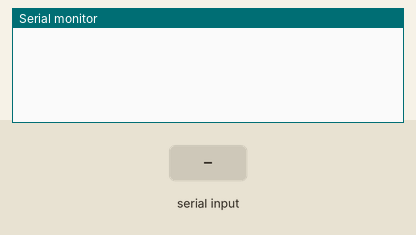
The sketch below on a simulated ESP32. Parts: the last lines printed to the serial monitor. The test bench sets the inputs (shaded band).

Above: at 1.2 s.
1.3 s: "<90,45,200>" received over the second serial link
At 2.5 s:
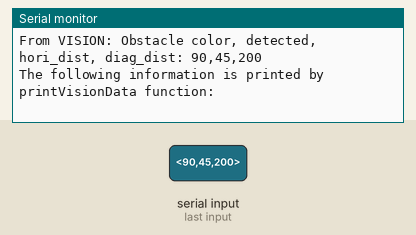
2.8 s: "<90,45>" received over the second serial link
At 3.6 s:
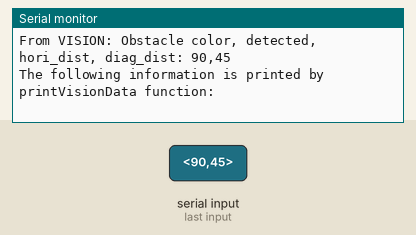
4.3 s: "<90,45,200,10>" received over the second serial link
At 4.8 s:
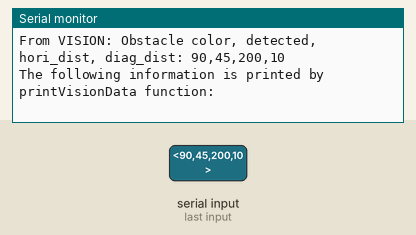
5.8 s: "<0>" received over the second serial link
At 6.4 s:
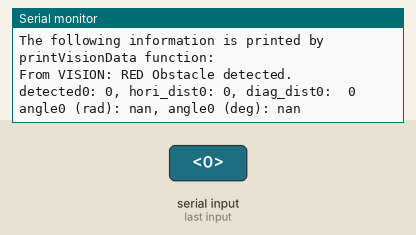
7.3 s: "<1>" received over the second serial link
At 8.5 s:
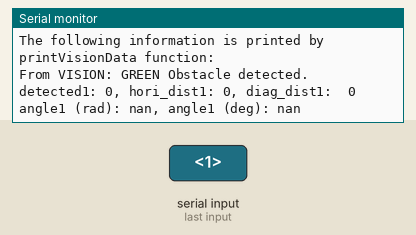
8.8 s: "<2>" received over the second serial link
At 9.8 s:
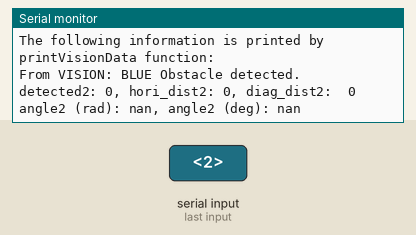

The sketch:

testVisionUart.ino
```cpp
#define RXD1 21
#define TXD1 22

int color;
int detected0, detected1, detected2, detected3, detected4;              // 1 only if obstacle is detected, 0 other wise
int diag_dist0, diag_dist1, diag_dist2, diag_dist3, diag_dist4;         // diagonal distance of obstacle to rover, received in cm
int hori_dist0, hori_dist1, hori_dist2, hori_dist3, hori_dist4;         // horizontal distance of obstacle to rover, received in mm
double ratio0, ratio1, ratio2, ratio3, ratio4;                           // ratio of hori_dist / diag_dist
double angle0, angle1, angle2, angle3, angle4;                          // angle of osbtacle to rover. on left of rover = +ve,  on right of rover = -ve.  range: -90 to 90 degrees
double angle0deg, angle1deg, angle2deg, angle3deg, angle4deg;

#define MSG_BUFFER_SIZE (50)
char recvFromVision[MSG_BUFFER_SIZE];
char tmpFromVision[MSG_BUFFER_SIZE];
boolean newDataV = false;

void setup() {
  Serial.begin(115200);
  setupVision();
}

void loop() {
  getVisionData();
}


// set up Serial/UART connection with VISION
void setupVision() {
  Serial1.begin(57600, SERIAL_8N1, RXD1, TXD1);
}

// receive data from Serial1 UART port
void recvFromSerial1() {
  static boolean recvInProgress = false;
  static byte ndx = 0;
  char startMarker = '<';
  char endMarker = '>';
  char rc;

  while (Serial1.available() > 0 && newDataV == false) {
    rc = Serial1.read();
    if (recvInProgress == true) {
      if (rc != endMarker) {
        recvFromVision[ndx] = rc;
        ndx++;
        if (ndx >= MSG_BUFFER_SIZE) {
          ndx = MSG_BUFFER_SIZE - 1;
        }
      }
      else {
        recvFromVision[ndx] = '\0'; // terminate the string
        recvInProgress = false;
        ndx = 0;
        newDataV = true;
      }
    }
    else if (rc == startMarker) {
      recvInProgress = true;
    }
  }
}

// parse data received from VISION and store values into variables. also calculate angle of obstacles.
void parseVisionData() {
  char * strtokIndx;
  strtokIndx = strtok(recvFromVision, ",");
  color = atoi(strtokIndx);
  switch (color) {
    case 0:
      strtokIndx = strtok(NULL, ",");
      detected0 = atoi(strtokIndx);
      strtokIndx = strtok(NULL, ",");
      hori_dist0 = atoi(strtokIndx);
      strtokIndx = strtok(NULL, ",");
      diag_dist0 = atoi(strtokIndx);
      ratio0 = (double)hori_dist0 / (double)diag_dist0;
      angle0 = asin(ratio0);
      angle0deg = (angle0 * 4068) / 71.0;
      break;
    case 1:
      strtokIndx = strtok(NULL, ",");
      detected1 = atoi(strtokIndx);
      strtokIndx = strtok(NULL, ",");
      hori_dist1 = atoi(strtokIndx);
      strtokIndx = strtok(NULL, ",");
      diag_dist1 = atoi(strtokIndx);
      ratio1 = (double)hori_dist1 / (double)diag_dist1;
      angle1 = asin(ratio1);
      angle1deg = (angle1 * 4068) / 71.0;
      break;
    case 2:
      strtokIndx = strtok(NULL, ",");
      detected2 = atoi(strtokIndx);
      strtokIndx = strtok(NULL, ",");
      hori_dist2 = atoi(strtokIndx);
      strtokIndx = strtok(NULL, ",");
      diag_dist2 = atoi(strtokIndx);
      ratio2 = (double)hori_dist2 / (double)diag_dist2;
      angle2 = asin(ratio2);
      angle2deg = (angle2 * 4068) / 71.0;
      break;
    case 3:
      strtokIndx = strtok(NULL, ",");
      detected3 = atoi(strtokIndx);
      strtokIndx = strtok(NULL, ",");
      hori_dist3 = atoi(strtokIndx);
      strtokIndx = strtok(NULL, ",");
      diag_dist3 = atoi(strtokIndx);
      ratio3 = (double)hori_dist3 / (double)diag_dist3;
      angle3 = asin(ratio3);
      angle3deg = (angle3 * 4068) / 71.0;
      break;
    case 4:
      strtokIndx = strtok(NULL, ",");
      detected4 = atoi(strtokIndx);
      strtokIndx = strtok(NULL, ",");
      hori_dist4 = atoi(strtokIndx);
      strtokIndx = strtok(NULL, ",");
      diag_dist4 = atoi(strtokIndx);
      ratio4 = (double)hori_dist4 / (double)diag_dist4;
      angle4 = asin(ratio4);
      angle4deg = (angle4 * 4068) / 71.0;
      break;
  }
}

// get obstacle data (color, detected, hori_dist, diag_dist) from VISION
void getVisionData() {
  recvFromSerial1();
  if (newDataV == true) {
    Serial.print("From VISION: Obstacle color, detected, hori_dist, diag_dist: "); // for debugging
    Serial.println(recvFromVision); // for debugging
    strcpy(tmpFromVision, recvFromVision);
    parseVisionData();
    printVisionData();    // for debugging
    newDataV = false;
  }
}

// for debugging, print data received from VISION to serial monitor
void printVisionData() {
  Serial.println("The following information is printed by printVisionData function: ");
  switch (color) {
    case 0:
      Serial.println("From VISION: RED Obstacle detected.");
      Serial.print("detected0: ");
      Serial.print(detected0);
      Serial.print(", hori_dist0: ");
      Serial.print(hori_dist0);
      Serial.print(", diag_dist0:  ");
      Serial.println(diag_dist0);
      Serial.print("angle0 (rad): ");
      Serial.print(angle0);
      Serial.print(", angle0 (deg): ");
      Serial.println(angle0deg);
      break;
    case 1:
      Serial.println("From VISION: GREEN Obstacle detected.");
      Serial.print("detected1: ");
      Serial.print(detected1);
      Serial.print(", hori_dist1: ");
      Serial.print(hori_dist1);
      Serial.print(", diag_dist1:  ");
      Serial.println(diag_dist1);
      Serial.print("angle1 (rad): ");
      Serial.print(angle1);
      Serial.print(", angle1 (deg): ");
      Serial.println(angle1deg);
      break;
    case 2:
      Serial.println("From VISION: BLUE Obstacle detected.");
      Serial.print("detected2: ");
      Serial.print(detected2);
      Serial.print(", hori_dist2: ");
      Serial.print(hori_dist2);
      Serial.print(", diag_dist2:  ");
      Serial.println(diag_dist2);
      Serial.print("angle2 (rad): ");
      Serial.print(angle2);
      Serial.print(", angle2 (deg): ");
      Serial.println(angle2deg);
      break;
    case 3:
      Serial.println("From VISION: PINK Obstacle detected.");
      Serial.print("detected3: ");
      Serial.print(detected3);
      Serial.print(", hori_dist3: ");
      Serial.print(hori_dist3);
      Serial.print(", diag_dist3:  ");
      Serial.println(diag_dist3);
      Serial.print("angle3 (rad): ");
      Serial.print(angle3);
      Serial.print(", angle3 (deg): ");
      Serial.println(angle3deg);
      break;
    case 4:
      Serial.println("From VISION: YELLOW Obstacle detected.");
      Serial.print("detected4: ");
      Serial.print(detected4);
      Serial.print(", hori_dist4: ");
      Serial.print(hori_dist4);
      Serial.print(", diag_dist4:  ");
      Serial.println(diag_dist4);
      Serial.print("angle4 (rad): ");
      Serial.print(angle4);
      Serial.print(", angle4 (deg): ");
      Serial.println(angle4deg);
      break;
  }
}
```

Measured:
- after the input at 1.3 s, the serial monitor: prints a new line at once (image 1)
- after the input at 2.8 s, the serial monitor: prints a new line at once (image 2)
- after the input at 4.3 s, the serial monitor: prints a new line at once (image 3)
- after the input at 5.8 s, the serial monitor: prints a new line at once (image 4)
- after the input at 7.3 s, the serial monitor: prints a new line at once (image 5)
- after the input at 8.8 s, the serial monitor: prints a new line at once (image 6)
